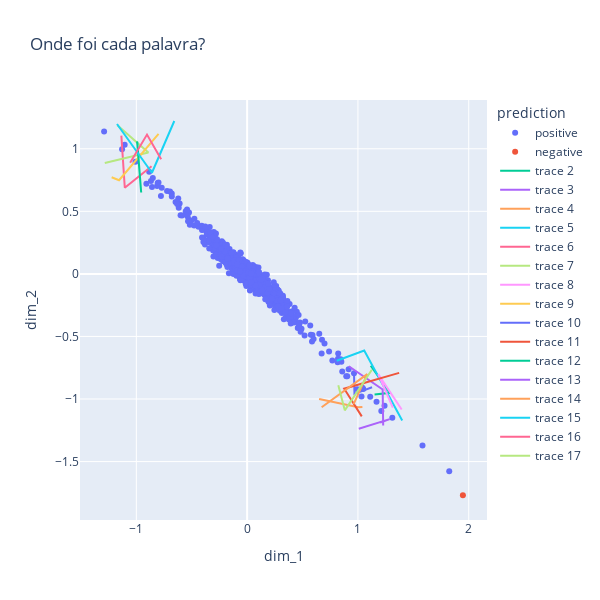

Notebook code cell kept with this figure:
### Markdown cell above
## Exercício 3
**Objetivo: visualizar os filtros definidos na CNN**

O código abaixo mostra uma figura que sobrepõe os embeddings encontrados aos filtros definidos na CNN. Com base na figura, você diria que o sistema está contanto palavras, ou que está usando composições de palavras para fazer sua predição?

### Code cell
import plotly.express as px

# Visualização: onde foi parar cada palavra?
projecoes = clf.get_layer('projecao').get_weights()[0]
vocabulario = vectorize_layer.get_vocabulary()
y_pred_ohe = clf.predict(vocabulario)
y_pred = ohe.inverse_transform(y_pred_ohe)


df = pd.DataFrame()
df['dim_1'] = projecoes[:,0]
df['dim_2'] = projecoes[:,1]
df['word'] = vocabulario
df['prediction'] = y_pred.reshape( (-1,))


fig  = px.scatter(df, x="dim_1", y="dim_2", color="prediction", hover_data=["word"], title="Onde foi cada palavra?", width=600, height=600)
# E onde foi parar cada ngrama capturado?
ngramas = clf.get_layer('ngramas').get_weights()[0]
for i in range(ngramas.shape[2]):
    fig.add_scatter(x=ngramas[:,0,i], y=ngramas[:,1,i], mode='lines')
fig.show()

### Figure 1 — Plotly figure (JSON) as saved in the notebook; plotly's stock layout.template omitted (floating-point values rounded to 4 significant figures; data arrays with more than 128 entries replaced by an {"elided": "..."} marker saying what was removed)
{"data": [{"customdata": {"elided": "999x1 str values"}, "hovertemplate": "prediction=positive<br>dim_1=%{x}<br>dim_2=%{y}<br>word=%{customdata[0]}<extra></extra>", "legendgroup": "positive", "marker": {"color": "#636efa", "symbol": "circle"}, "mode": "markers", "name": "positive", "orientation": "v", "showlegend": true, "type": "scatter", "x": {"elided": "999 float values"}, "xaxis": "x", "y": {"elided": "999 float values"}, "yaxis": "y"}, {"customdata": [["worst"]], "hovertemplate": "prediction=negative<br>dim_1=%{x}<br>dim_2=%{y}<br>word=%{customdata[0]}<extra></extra>", "legendgroup": "negative", "marker": {"color": "#EF553B", "symbol": "circle"}, "mode": "markers", "name": "negative", "orientation": "v", "showlegend": true, "type": "scatter", "x": [1.947], "xaxis": "x", "y": [-1.769], "yaxis": "y"}, {"mode": "lines", "type": "scatter", "x": [1.115, 1.289, 1.15], "y": [-0.7343, -0.9506, -0.9635]}, {"mode": "lines", "type": "scatter", "x": [0.9178, 1.223, 1.228], "y": [-0.7382, -0.9235, -1.212]}, {"mode": "lines", "type": "scatter", "x": [1.04, 1.003, 0.6497], "y": [-1.064, -1.066, -0.9995]}, {"mode": "lines", "type": "scatter", "x": [1.399, 1.057, 0.8084], "y": [-1.171, -0.6118, -0.6942]}, {"mode": "lines", "type": "scatter", "x": [-1.135, -1.104, -0.8625], "y": [1.106, 0.6888, 0.8601]}, {"mode": "lines", "type": "scatter", "x": [-1.285, -0.8916, -1.171], "y": [0.8857, 0.9696, 1.188]}, {"mode": "lines", "type": "scatter", "x": [1.395, 1.183, 1.315], "y": [-1.084, -0.801, -1.069]}, {"mode": "lines", "type": "scatter", "x": [-0.7995, -1.156, -1.223], "y": [1.119, 0.7483, 0.7726]}, {"mode": "lines", "type": "scatter", "x": [1.128, 0.9687, 0.9648], "y": [-0.9057, -0.9585, -0.7999]}, {"mode": "lines", "type": "scatter", "x": [1.372, 0.876, 1.035], "y": [-0.791, -0.9177, -1.139]}, {"mode": "lines", "type": "scatter", "x": [-0.9932, -0.9563, -0.9912], "y": [1.059, 0.6508, 1.049]}, {"mode": "lines", "type": "scatter", "x": [1.202, 1.287, 1.008], "y": [-1.188, -1.161, -1.237]}, {"mode": "lines", "type": "scatter", "x": [0.6724, 1.084, 0.9612], "y": [-1.065, -0.8007, -1.04]}, {"mode": "lines", "type": "scatter", "x": [-1.175, -0.859, -0.6573], "y": [1.198, 0.8085, 1.222]}, {"mode": "lines", "type": "scatter", "x": [-0.7761, -0.9038, -1.056], "y": [0.9156, 1.113, 0.8878]}, {"mode": "lines", "type": "scatter", "x": [0.8229, 0.8814, 1.126], "y": [-0.8902, -1.091, -0.7664]}], "layout": {"height": 600, "legend": {"title": {"text": "prediction"}, "tracegroupgap": 0}, "title": {"text": "Onde foi cada palavra?"}, "width": 600, "xaxis": {"anchor": "y", "domain": [0, 1], "title": {"text": "dim_1"}}, "yaxis": {"anchor": "x", "domain": [0, 1], "title": {"text": "dim_2"}}}}
